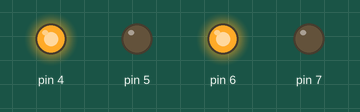
The sketch below on a simulated Arduino Nano, built with avr-gcc and run on an emulated ATmega328P. On the bench: output pins drawn as LEDs (lit = HIGH).

Above: at 0.1 s.
Timing chart, 0 to 1.6 s (numbered marks = the images above):
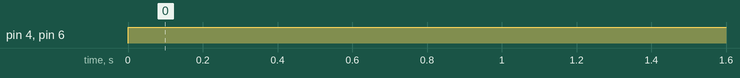

The sketch:

Drivers_Nano.ino
```cpp
// This file was used to test the functions of the Arduino Nano v3.0 on the DC motors used for driving the robot. We tried it with PWM
// and digital pins.

void setup() {
  pinMode(PD7,OUTPUT); //Digital
  pinMode(PD4,OUTPUT);
  pinMode(PD5,OUTPUT); //Analog (PWM)
  pinMode(PD6,OUTPUT);
}

void loop() {
  digitalWrite(PD7,LOW);
  digitalWrite(PD4,HIGH);
  analogWrite(PD5,0); // 0 is off for PWM
  analogWrite(PD6,255); // 255 is the max for PWM.
}
```

Measured:
- by itself, pin 4, pin 6: LOW → HIGH at 0.00 s
